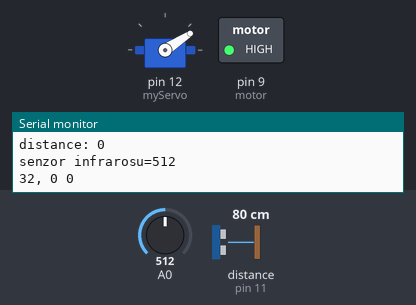
Recording of a sketch running on a simulated Arduino Uno, built with avr-gcc and run on an emulated ATmega328P. On the bench: servo, switched loads named in the sketch (green lamp = pin HIGH), the last lines printed to the serial monitor. Wiring (inferred from the names in the program): ultrasonic range finder: trigger pin 10; echo pin 11. The inputs (shaded band) are chosen by the test bench; at power-on: A0 = 512, distance to the obstacle (sensor on pin 11) 80 cm. The echo pulse lasts 58.3 µs per cm; pins used as bus, display or sensor lines are not drawn.

Above: at 1.2 s.
1.3 s: A0 set to 409
4.3 s: A0 set to 388
At 5.05 s:
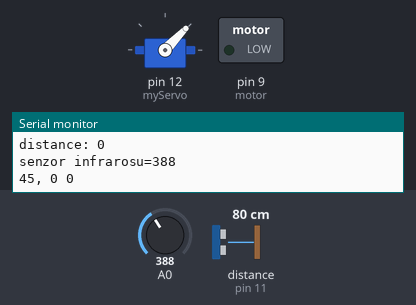
7.3 s: A0 set to 410
At 7.8 s:
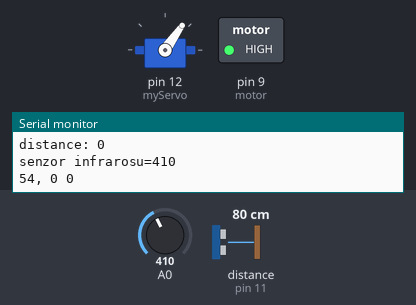
10.3 s: A0 set to 390
At 10.86 s:
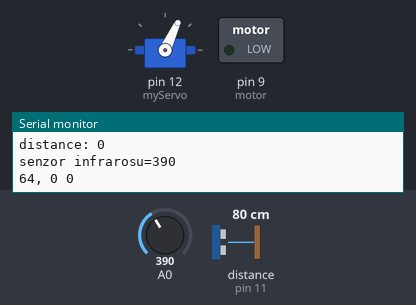
13.3 s: A0 set to 511
At 13.92 s:
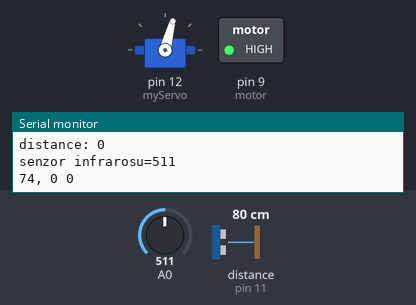
16.3 s: A0 set to 20
At 16.98 s:
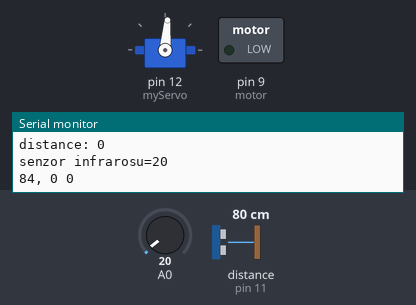
Timing chart, 0 to 23.2 s (numbered marks = the images above; inputs shaded):
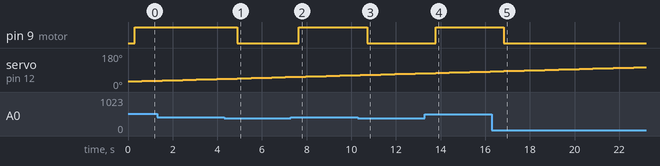

Measured:
- the behaviour switches between 401 and 400 on A0 (found by bisection; images 0 and 1)
- after the input at 4.3 s, pin 9 (motor): HIGH → LOW after 0.60 s
- after the input at 7.3 s, pin 9 (motor): LOW → HIGH after 0.35 s
- after the input at 10.3 s, pin 9 (motor): HIGH → LOW after 0.41 s
- after the input at 13.3 s, pin 9 (motor): LOW → HIGH after 0.48 s
- after the input at 16.3 s, pin 9 (motor): HIGH → LOW after 0.54 s

The sketch:

cod_radar.ino
```cpp
#include <Servo.h>.
const int motor=9;
const int pushbutton=4;
const int trigPin = 10;
const int echoPin = 11;
long duration;
int distance;
int unu[121], doi[121];
int number=0;
Servo myServo;
int power=1000;


void setup() {
  pinMode(trigPin, OUTPUT);
  pinMode(echoPin, INPUT);
  Serial.begin(9600);
  myServo.attach(12);
  pinMode(motor,OUTPUT);
  pinMode(pushbutton,INPUT);

}
void loop() {
  for(int i=30;i<=120;i++){
    int sensor1_value=analogRead(A0);
    myServo.write(i);
    //delay(30);
    distance = calculateDistance();
    //test de spart balonul
    Serial.print("senzor infrarosu=");
    Serial.println(sensor1_value);
    if (sensor1_value>400)
    {
      digitalWrite(motor,HIGH);
    }
    else
      digitalWrite(motor,LOW); //turn off alarm
    //pana aici cod de spart balon
    if(distance>30){distance=0;unu[i]=doi[i]=0;}
    if(number==0) unu[i]=doi[i]=distance;
    else {
      if(number%2==0)
        unu[i]=distance;//reactualizare distanta
      else
        doi[i]=distance;//reactualizare distanta
      if(abs(unu[i]-doi[i])>2){
            //aici tage
            if(power>0)
            {
               if(abs(unu[i]-doi[i])<15){
                  Serial.print(" FOC ");
                  power=power-10;
                  digitalWrite(LED_BUILTIN, HIGH);
                  delay(3000);
                  digitalWrite(LED_BUILTIN, LOW);
               }
               else Serial.print("error");
            }
            else Serial.print(" Nu mai am curent ");
        }
   }
   Serial.print(i);
   Serial.print(", ");
   Serial.print(unu[i]);Serial.print(" ");Serial.println(doi[i]);
  }
  for(int i=30;i<=120;i++){
  myServo.write(i);}
  delay(1000);
  /*
  for(int i=45;i<=135;i++){
  myServo.write(i);
  delay(300);
  distance = calculateDistance();
   if(distance>25){distance=0;unu[i]=doi[i]=0;}
  //Serial.print(distance);
  //Serial.println(".");
  doi[i]=distance;
  if(abs(unu[i]-doi[i])>7)
      {Serial.print(" FOC ");
      //aici trage
      power=power-10;
      digitalWrite(LED_BUILTIN, HIGH);
        delay(3000);
        digitalWrite(LED_BUILTIN, LOW);
      }
    Serial.print(i);
    Serial.print(", ");
    Serial.print(unu[i]);Serial.print(" ");Serial.println(doi[i]);
  }
  */
  number++;
}
int calculateDistance(){
  delay(300);
  Serial.print("distance: ");
  Serial.println(distance);
  digitalWrite(trigPin, LOW);
  delayMicroseconds(2);
  digitalWrite(trigPin, HIGH);
  delayMicroseconds(10);
  digitalWrite(trigPin, LOW);
  duration = pulseIn(echoPin, HIGH);
  distance= duration*0.034/2;
  return distance;
  }
```
